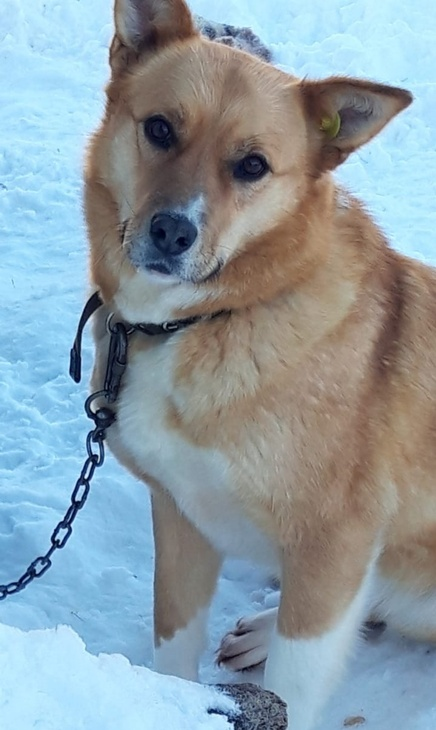
#> input picture images/10-19.jpg, 436 x 730 px, shrunk from 720 x 1205 before the run; its folder holds 6 pictures in this run
$ python main.py   (Python 2 division)
#> lines starting #> are read from the running program, lines starting #| are printed output that depends on the picture
### search_image.py
import os
import cv2
import numpy as np
from sklearn.neighbors import NearestNeighbors

class SIFTImageSearch:
    def __init__(self, image_dir):
        self.image_dir = image_dir
        self.image_paths = []
        self.descriptors = []
        self.sift = cv2.SIFT_create()
        self.knn = NearestNeighbors(n_neighbors=5, metric='euclidean')

    def build_index(self):
        # Сбор всех изображений в директории
        self.image_paths = [os.path.join(self.image_dir, f)
                          for f in os.listdir(self.image_dir)
                          if f.lower().endswith(('.png', '.jpg', '.jpeg'))]

        # Извлечение дескрипторов для каждого изображения
        for img_path in self.image_paths:
            img = cv2.imread(img_path, cv2.IMREAD_GRAYSCALE)
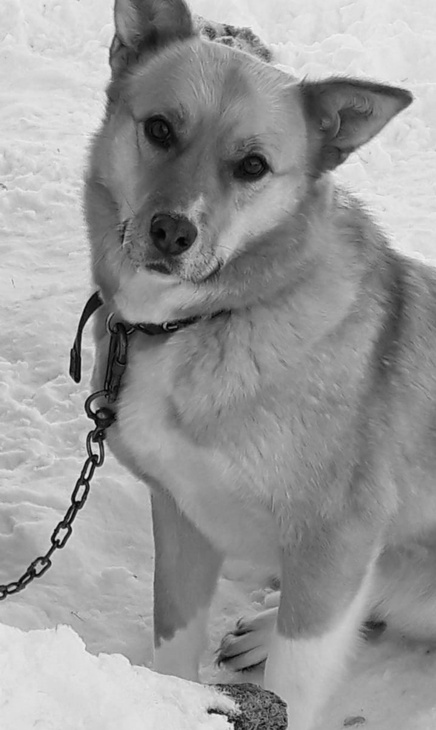
#> img: shape (730, 436); min 0, max 241, mean 153
            _, des = self.sift.detectAndCompute(img, None)
            if des is not None:
                # Берем среднее всех дескрипторов для изображения
                avg_des = np.mean(des, axis=0)
#> avg_des = 128 values, max 106.9 at index 40, min 8 at index 27, mean 24.14
                self.descriptors.append(avg_des)
            else:
                self.descriptors.append(np.zeros(128))  # Размерность SIFT дескриптора
#> pass 2 of the loop in build_index, `for img_path in self.image_paths:`:
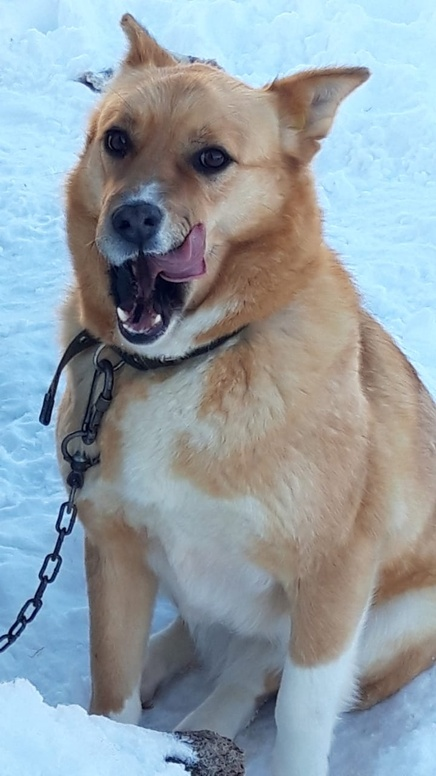
#> input picture images/10-20.jpg, 436 x 776 px, shrunk from 720 x 1280 before the run
#> in build_index, `img = cv2.imread(img_path, cv2.IMREAD_GRAYSCALE)`:
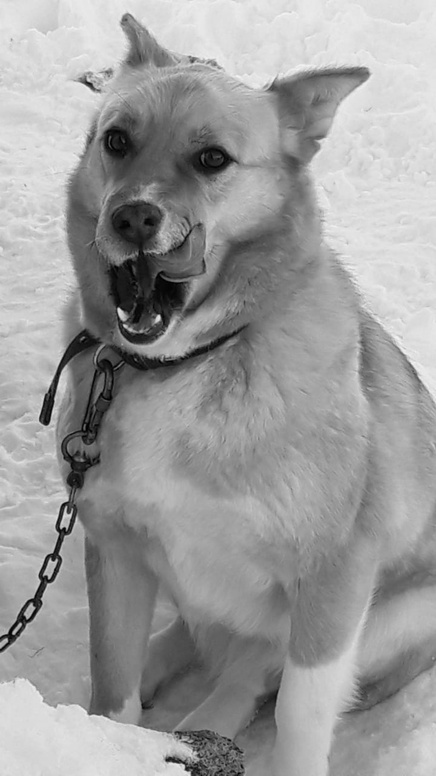
#> img: shape (776, 436); min 0, max 244, mean 156.2
#> avg_des = 128 values, max 108.7 at index 40, min 7.33 at index 26, mean 23.92
#> pass 3 of the loop in build_index, `for img_path in self.image_paths:`:
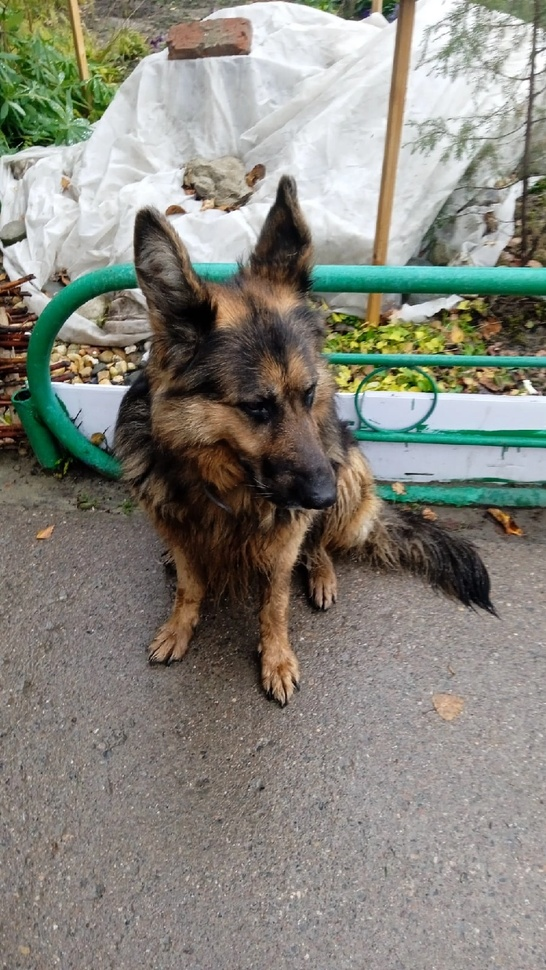
#> input picture images/11-21.jpg, 546 x 970 px, shrunk from 900 x 1600 before the run
#> in build_index, `img = cv2.imread(img_path, cv2.IMREAD_GRAYSCALE)`:
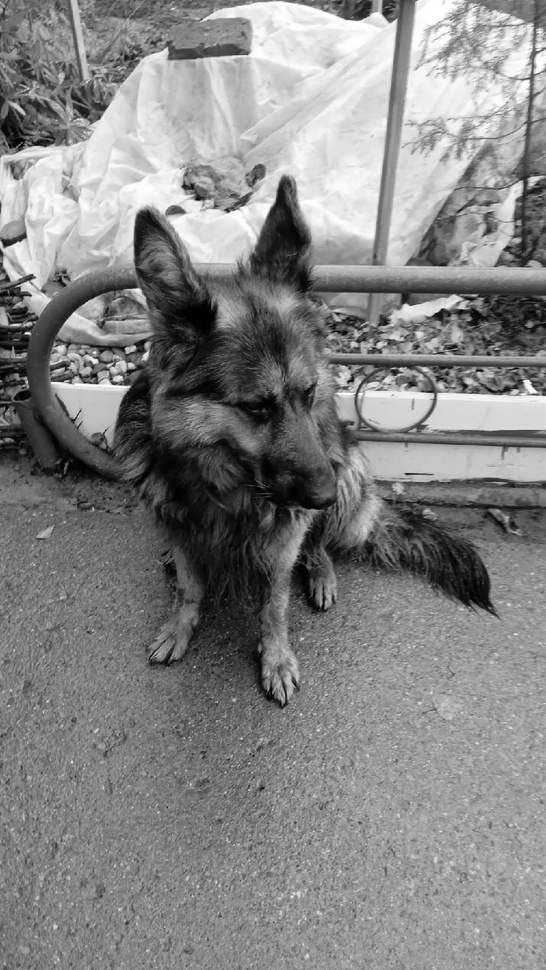
#> img: shape (970, 546); min 0, max 255, mean 132.8
#> avg_des = 128 values, max 89.36 at index 48, min 13.61 at index 126, mean 28.17
#> the loop made 6 passes; the first 3 are shown

        # Построение индекса для поиска ближайших соседей
        self.knn.fit(self.descriptors)

    def search_similar(self, query_img_path, k=5):
        # Обработка запросного изображения
#> called with query_img_path = 'images/6-15.jpg', k = 5
        query_img = cv2.imread(query_img_path, cv2.IMREAD_GRAYSCALE)
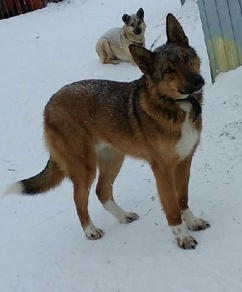
#> input picture images/6-15.jpg, 242 x 292 px, shrunk from 400 x 481 before the run
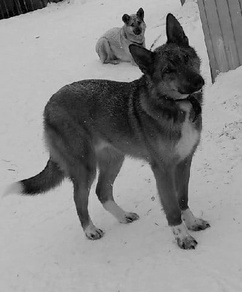
#> query_img: shape (292, 242); min 0, max 218, mean 137.4
        _, des = self.sift.detectAndCompute(query_img, None)

        if des is None:
            return []

        avg_des = np.mean(des, axis=0).reshape(1, -1)

        # Поиск k ближайших соседей
        distances, indices = self.knn.kneighbors(avg_des, n_neighbors=k)

        # Возврат результатов
        results = []
        for idx, dist in zip(indices[0], distances[0]):
            results.append({
                'image_path': self.image_paths[idx],
                'distance': dist
            })

        return results

### main.py
from search_image import SIFTImageSearch

sift = SIFTImageSearch('images/')
sift.build_index()

result = sift.search_similar('images/6-15.jpg')
result2 = sift.search_similar('images/7-16.jpg')
#> call 2 of search_similar, with query_img_path = 'images/7-16.jpg', k = 5
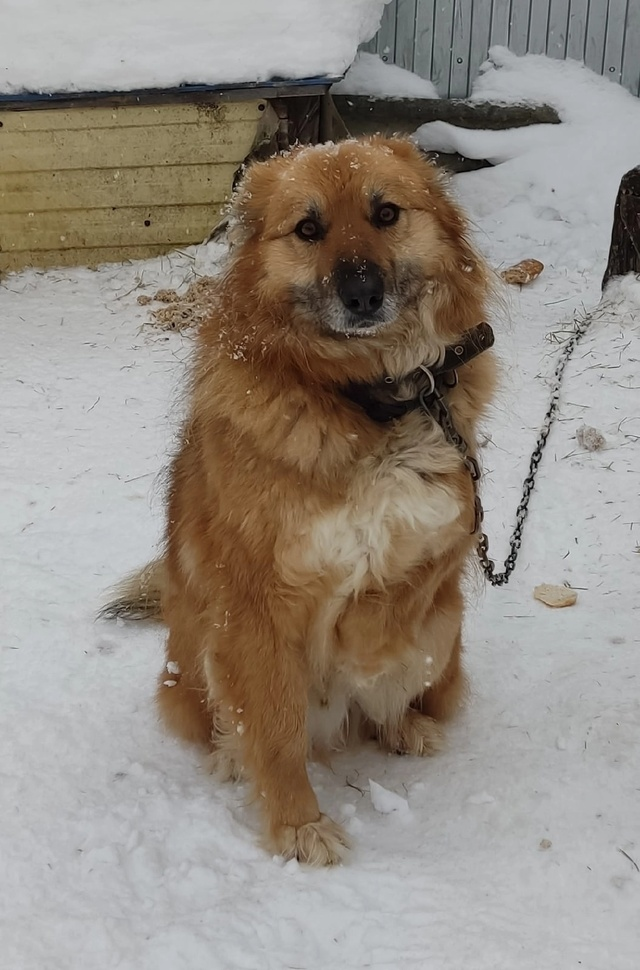
#> input picture images/7-16.jpg, 640 x 970 px, shrunk from 1055 x 1600 before the run
#> in search_similar (call 2), `query_img = cv2.imread(query_img_path, cv2.IMREAD_GRAYSCALE)`:
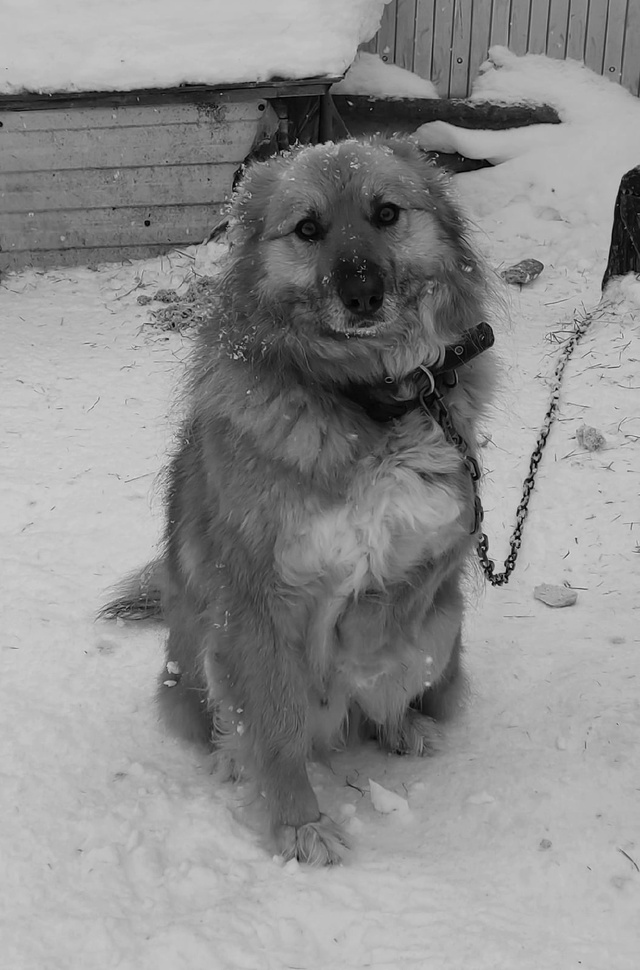
#> query_img: shape (970, 640); min 0, max 225, mean 141.3

print(result)
print(result2)
